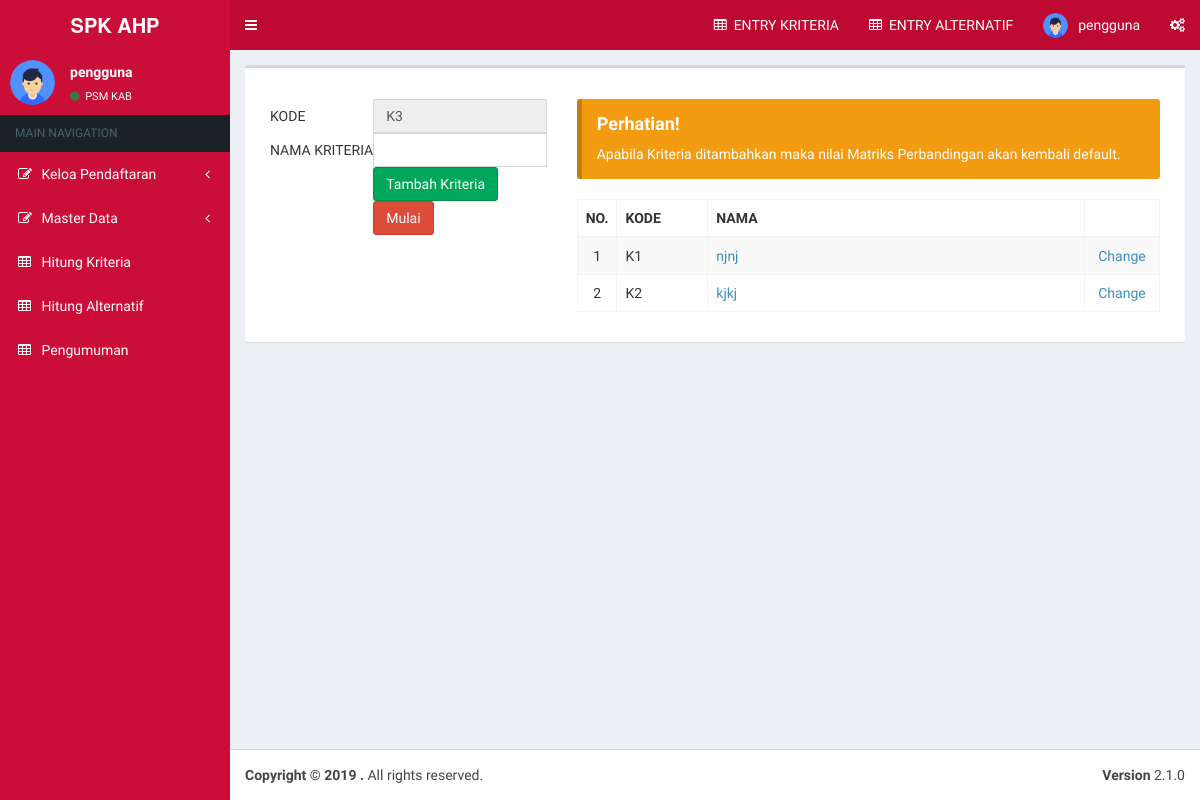
The app's page /dashboard.php?page=insert/kriteria (signed in) with its own data.
### tables this page shows
CREATE TABLE IF NOT EXISTS `tb_users` (
`user_id` int(11) NOT NULL,
  `fullname` varchar(25) NOT NULL,
  `username` varchar(12) NOT NULL,
  `password` varchar(12) NOT NULL
);

CREATE TABLE IF NOT EXISTS `tb_kriteria` (
`id_kriteria` int(11) NOT NULL,
  `kode_kriteria` varchar(2) NOT NULL,
  `nama_kriteria` varchar(32) NOT NULL,
  `nilai_kriteria` double NOT NULL DEFAULT '0'
);

### Connections/koneksi.php (called while the page is built, shortened)
<?php
if (!function_exists("GetSQLValueString")) {
function GetSQLValueString($theValue, $theType, $theDefinedValue = "", $theNotDefinedValue = "")
{
  $theValue = get_magic_quotes_gpc() ? stripslashes($theValue) : $theValue;
  $theValue = function_exists("mysql_real_escape_string") ? mysql_real_escape_string($theValue) : mysql_escape_string($theValue);
  switch ($theType) {
    case "text":
      $theValue = ($theValue != "") ? "'" . $theValue . "'" : "NULL";
      break;
  }
  return $theValue;
}
}
?>

### insert/kriteria.php (the view, shortened to what this page needs)
<?php
$editFormAction = $_SERVER['PHP_SELF'];
if (isset($_SERVER['QUERY_STRING'])) {
  $editFormAction .= "?" . htmlentities($_SERVER['QUERY_STRING']);
}
$query_rs_kriteria = "SELECT * FROM tb_kriteria ORDER BY kode_kriteria ASC";
$rs_kriteria = mysql_query($query_rs_kriteria, $koneksi) or die(mysql_error());
$row_rs_kriteria = mysql_fetch_assoc($rs_kriteria);
$totalRows_rs_kriteria = mysql_num_rows($rs_kriteria);
?>
<?php
if ($totalRows_rs_kriteria == 0) {
	$nomor = 1;
}elseif ($totalRows_rs_kriteria > 0) {
	$nomor = $totalRows_rs_kriteria + 1;
}
?>
<div class="col-md-12">
</div>
<div class="col-md-4">
<form action="<?php echo $editFormAction; ?>" method="post" name="form1" id="form1">
  <table width="100%" height="113">
    <tr valign="baseline">
      <td width="32%" align="left" nowrap="nowrap">KODE</td>
      <td width="68%"><input type="text" name="kode_kriteria" value="K<?= $nomor; ?>" size="32" class="form-control" readonly="readonly"/></td>
    </tr>
    <tr valign="baseline">
      <td nowrap="nowrap" align="left">NAMA KRITERIA</td>
      <td><input type="text" name="nama_kriteria" value="" size="32" class="form-control" /></td>
    </tr>
    <tr valign="baseline">
      <td nowrap="nowrap" align="left">&nbsp;</td>
      <td valign="bottom"><input type="submit" value="Tambah Kriteria" class="btn btn-success" /> <a href="?page=kriteria" class="btn btn-danger">Mulai</a></td>
    </tr>
  </table>
</form>
</div>
<div class="col-md-8">
<div class="callout callout-warning">
<h4>Perhatian!</h4>
<p>Apabila Kriteria ditambahkan maka nilai Matriks Perbandingan akan kembali default.</p>
</div>
  <table width="100%" class="table table-striped table-bordered table-hover">
  <thead>
    <tr>
      <th width="3%" align="center" valign="middle">NO.</th>
      <th width="16%" align="center" valign="middle">KODE</th>
      <th width="68%" align="center" valign="middle">NAMA</th>
      <th width="13%" align="center" valign="middle">&nbsp;</th>
    </tr>
    </thead>
    <?php $no = 1; do { ?>
      <tr>
        <td align="center"><?php echo $no++; ?></td>
        <td><?php echo $row_rs_kriteria['kode_kriteria']; ?></td>
        <td><a href="?page=alternatif&kode=<?php echo $row_rs_kriteria['kode_kriteria']; ?>"><?php echo $row_rs_kriteria['nama_kriteria']; ?></a></td>
        <td align="center"><a href="?page=update/kriteria&id_kriteria=<?php echo $row_rs_kriteria['id_kriteria']; ?>">Change</a></td>
      </tr>
      <?php } while ($row_rs_kriteria = mysql_fetch_assoc($rs_kriteria)); ?>
  </table>
</div>

### menu/nav.php (shortened to what this page needs)
    <a href="?page=home" class="logo">
      <span class="logo-lg"><b>SPK AHP</b></span>
    </a>
<nav class="navbar navbar-static-top">
      <a href="#" class="sidebar-toggle" data-toggle="push-menu" role="button">
      </a>
      <div class="navbar-custom-menu">
        <ul class="nav navbar-nav">
          <li class="dropdown notifications-menu">
            <a href="?page=insert/kriteria"><i class="fa fa-table"></i>&nbsp; <span class="blink_me">ENTRY KRITERIA </span>  </a>
          </li>
          <li class="dropdown messages-menu">
           <a href="?page=insert/alternatif"><i class="fa fa-table"></i>&nbsp; <span class="blink_me">ENTRY ALTERNATIF </span>  </a>
          </li>
          <li class="dropdown user user-menu">
            <a href="#" class="dropdown-toggle" data-toggle="dropdown">
            	<img src="assets/dist/img/logo.png" class="user-image" alt="User Image">
 				<span class="hidden-xs"> <?= $row_rs_users['fullname']; ?></span>
            </a>
          </li>
          <li>
            <a href="#" data-toggle="control-sidebar"><i class="fa fa-gears"></i></a>
          </li>
        </ul>
      </div>
    </nav>
 </header>

### menu/side.php (shortened to what this page needs)
<aside class="main-sidebar">
 <section class="sidebar">
      <div class="user-panel">
        <div class="pull-left image">
          <img src="assets/dist/img/logo.png" class="img-circle" alt="User Image">
        </div>
        <div class="pull-left info">
          <p><?= $row_rs_users['fullname']; ?></p>
          <a href="?page=config/kode&id=1"><i class="fa fa-circle text-success"></i> PSM KAB</a>
        </div>
      </div>
      <ul class="sidebar-menu" data-widget="tree">
        <li class="header">MAIN NAVIGATION</li>
        <li class="treeview">
          <a href="#">
            <i class="fa fa-edit"></i> <span>Keloa Pendaftaran</span>
            <span class="pull-right-container">
              <i class="fa fa-angle-left pull-right"></i>            </span>          </a>
        </li>
        <li class="treeview">
          <a href="#">
            <i class="fa fa-edit"></i> <span>Master Data</span>
            <span class="pull-right-container">
              <i class="fa fa-angle-left pull-right"></i>            </span>          </a>
        </li>
        <li><a href="?page=kriteria"><i class="fa fa-table"></i> <span>Hitung Kriteria</span></a> </li>
        <li><a href="?page=hitung_alternatif"><i class="fa fa-table"></i> <span>Hitung Alternatif</span></a> </li>
        <li><a href="?page=insert/pengumuman"><i class="fa fa-table"></i> <span>Pengumuman</span></a> </li>
      </ul>
    </section>
</aside>

### records on screen
tb_users: fullname "pengguna"
tb_kriteria: kode_kriteria "K1", nama_kriteria "njnj"
tb_kriteria: kode_kriteria "K2", nama_kriteria "kjkj"
